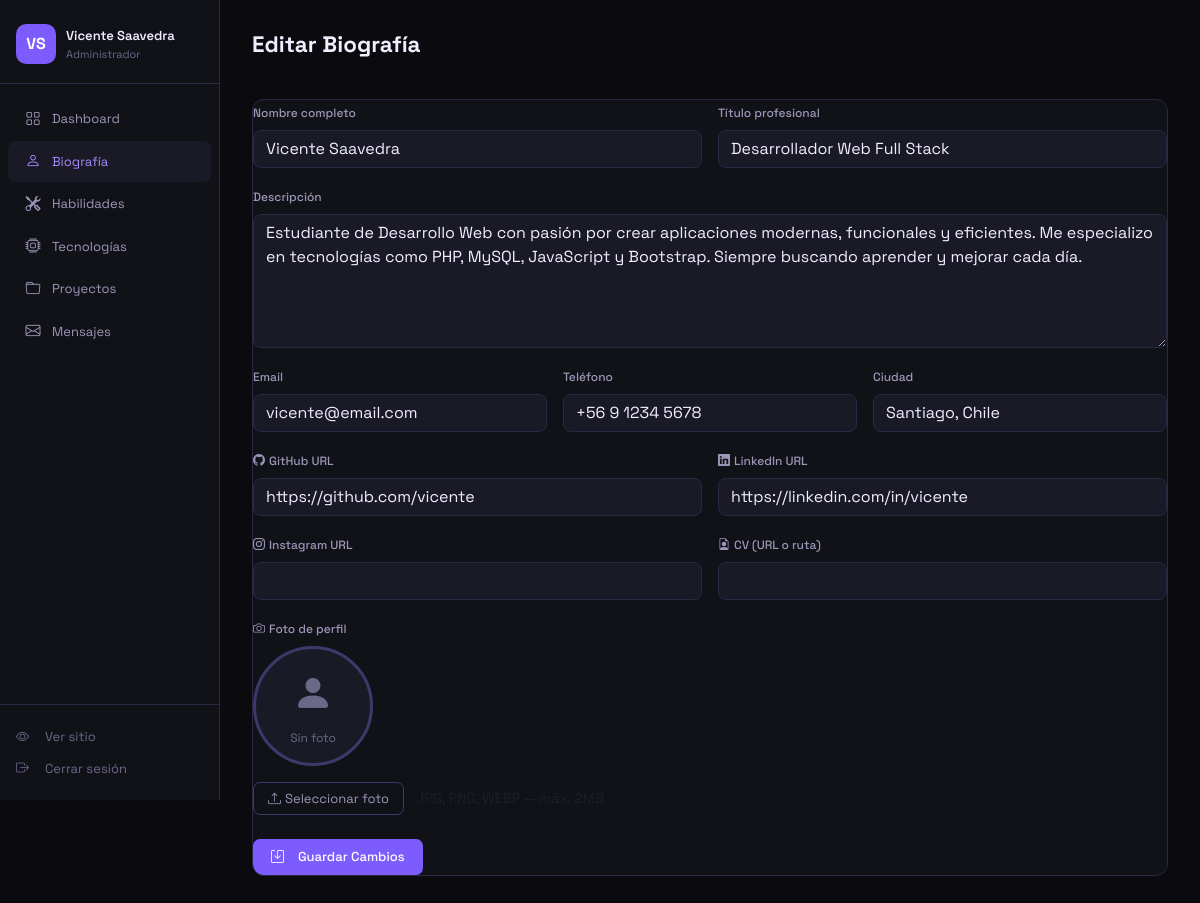
The app's page /admin/biografia.php (signed in) with its own data.
### tables this page shows
CREATE TABLE IF NOT EXISTS biografia (
    id          INT AUTO_INCREMENT PRIMARY KEY,
    nombre      VARCHAR(100)  NOT NULL,
    titulo      VARCHAR(150)  NOT NULL,
    descripcion TEXT          NOT NULL,
    foto        VARCHAR(255)  DEFAULT NULL,
    cv_url      VARCHAR(255)  DEFAULT NULL,
    github_url  VARCHAR(255)  DEFAULT NULL,
    linkedin_url VARCHAR(255) DEFAULT NULL,
    instagram_url VARCHAR(255) DEFAULT NULL,
    email       VARCHAR(150)  DEFAULT NULL,
    telefono    VARCHAR(30)   DEFAULT NULL,
    ciudad      VARCHAR(100)  DEFAULT NULL,
    actualizado_en TIMESTAMP DEFAULT CURRENT_TIMESTAMP ON UPDATE CURRENT_TIMESTAMP
);

### admin/biografia.php (the view, shortened to what this page needs)
<?php
$pdo = getDB();
$bio = $pdo->query('SELECT * FROM biografia LIMIT 1')->fetch();
?>
<!DOCTYPE html>
<html lang="es">
<head>
    <link rel="stylesheet" href="https://cdn.jsdelivr.net/npm/bootstrap@5.3.3/dist/css/bootstrap.min.css">
    <link rel="stylesheet" href="https://cdn.jsdelivr.net/npm/bootstrap-icons@1.11.3/font/bootstrap-icons.min.css">
    <link rel="stylesheet" href="../assets/css/admin.css">
</head>
<body>
<div class="dash-wrapper">
    <?php include 'sidebar.php'; ?>
    <main class="dash-main">
        <div class="dash-header"><h1 class="dash-title">Editar Biografía</h1></div>
        <div class="dash-card">
            <form method="POST" enctype="multipart/form-data">
                <div class="row g-3">
                    <div class="col-md-6">
                        <label class="form-label">Nombre completo</label>
                        <input type="text" name="nombre" class="form-control" value="<?= htmlspecialchars($bio['nombre'] ?? '') ?>">
                    </div>
                    <div class="col-md-6">
                        <label class="form-label">Título profesional</label>
                        <input type="text" name="titulo" class="form-control" value="<?= htmlspecialchars($bio['titulo'] ?? '') ?>">
                    </div>
                    <div class="col-12">
                        <label class="form-label">Descripción</label>
                        <textarea name="descripcion" class="form-control" rows="5"><?= htmlspecialchars($bio['descripcion'] ?? '') ?></textarea>
                    </div>
                    <div class="col-md-4">
                        <label class="form-label">Email</label>
                        <input type="email" name="email" class="form-control" value="<?= htmlspecialchars($bio['email'] ?? '') ?>">
                    </div>
                    <div class="col-md-4">
                        <label class="form-label">Teléfono</label>
                        <input type="text" name="telefono" class="form-control" value="<?= htmlspecialchars($bio['telefono'] ?? '') ?>">
                    </div>
                    <div class="col-md-4">
                        <label class="form-label">Ciudad</label>
                        <input type="text" name="ciudad" class="form-control" value="<?= htmlspecialchars($bio['ciudad'] ?? '') ?>">
                    </div>
                    <div class="col-md-6">
                        <label class="form-label"><i class="bi bi-github me-1"></i>GitHub URL</label>
                        <input type="url" name="github_url" class="form-control" value="<?= htmlspecialchars($bio['github_url'] ?? '') ?>">
                    </div>
                    <div class="col-md-6">
                        <label class="form-label"><i class="bi bi-linkedin me-1"></i>LinkedIn URL</label>
                        <input type="url" name="linkedin_url" class="form-control" value="<?= htmlspecialchars($bio['linkedin_url'] ?? '') ?>">
                    </div>
                    <div class="col-md-6">
                        <label class="form-label"><i class="bi bi-instagram me-1"></i>Instagram URL</label>
                        <input type="url" name="instagram_url" class="form-control" value="<?= htmlspecialchars($bio['instagram_url'] ?? '') ?>">
                    </div>
                    <div class="col-md-6">
                        <label class="form-label"><i class="bi bi-file-earmark-person me-1"></i>CV (URL o ruta)</label>
                        <input type="text" name="cv_url" class="form-control" value="<?= htmlspecialchars($bio['cv_url'] ?? '') ?>">
                    </div>
                </div>
                <div class="col-12 mt-3">
                        <label class="form-label"><i class="bi bi-camera me-1"></i>Foto de perfil</label>
                        <div class="foto-upload-area">
                            <?php if ($bio && $bio['foto']): ?>
                                <img src="../<?= htmlspecialchars($bio['foto']) ?>" class="foto-preview" id="fotoPreview" alt="Foto actual">
                            <?php else: ?>
                                <div class="foto-placeholder" id="fotoPlaceholder">
                                    <i class="bi bi-person-fill"></i>
                                    <span>Sin foto</span>
                                </div>
                            <?php endif; ?>
                            <div class="mt-2">
                                <label for="fotoInput" class="btn btn-outline-accent btn-sm" style="cursor:pointer">
                                    <i class="bi bi-upload me-1"></i>Seleccionar foto
                                </label>
                                <small class="text-muted ms-2">JPG, PNG, WEBP — máx. 2MB</small>
                            </div>
                        </div>
                    </div>
                <button type="submit" class="btn btn-accent mt-4"><i class="bi bi-save me-2"></i>Guardar Cambios</button>
            </form>
        </div>
    </main>
</div>
</body>
</html>

### assets/css/admin.css (style rules this page uses)
:root { --bg: #0a0a0f; --bg2: #111118; --bg3: #1a1a26; --accent: #7c5cfc; --text: #f0eeff; --text2: #9b97b8; --text3: #6b6888; --border: #2a2845; --sidebar-w: 220px; }
* { margin: 0; padding: 0; box-sizing: border-box; }
body { font-family: 'Space Grotesk', sans-serif; background: var(--bg); color: var(--text); min-height: 100vh; }
.dash-wrapper { display: flex; min-height: 100vh; }
.dash-main { margin-left: var(--sidebar-w); flex: 1; padding: 2rem; }
.dash-header { display: flex; align-items: center; justify-content: space-between; margin-bottom: 2rem; }
.dash-title { font-size: 1.4rem; font-weight: 700; }
.dash-card { background: var(--bg2); border: 1px solid var(--border); border-radius: 12px; overflow: hidden; margin-bottom: 1.5rem; }
.form-label { font-size: 12px; color: var(--text2); font-weight: 500; }
.form-control, .form-select { background: var(--bg3) !important; border: 1px solid var(--border) !important; color: var(--text) !important; border-radius: 8px; }
.form-control::placeholder { color: var(--text3) !important; }
.btn-accent { background: var(--accent); color: #fff; border: none; padding: 8px 18px; border-radius: 7px; font-size: 13px; font-weight: 500; cursor: pointer; font-family: inherit; display: inline-flex; align-items: center; gap: 6px; text-decoration: none; transition: background .2s; }

### admin/biografia.php (style rules this page uses)
.foto-upload-area { display:flex; flex-direction:column; align-items:flex-start; gap:8px; }
.foto-placeholder { width:120px; height:120px; border-radius:50%; background:#1a1a26; border:3px solid #3d3a6b; display:flex; flex-direction:column; align-items:center; justify-content:center; color:#6b6888; font-size:2.5rem; }
.foto-placeholder span { font-size:12px; margin-top:4px; }
.btn-outline-accent { background:transparent; color:#9b97b8; border:1px solid #3d3a6b; padding:6px 14px; border-radius:7px; font-size:13px; transition:all .2s; }

### records on screen
biografia: nombre "Vicente Saavedra", titulo "Desarrollador Web Full Stack", descripcion "Estudiante de Desarrollo Web con pasión por crear aplicaciones modernas, funcionales y eficientes. Me especializo en tecnologías como PHP, MySQL, JavaScript y Bootstrap. Siempre buscando aprender y mejorar cada día.", email "vicente@email.com", telefono "+56 9 1234 5678", ciudad "Santiago, Chile", github_url "https://github.com/vicente", linkedin_url "https://linkedin.com/in/vicente"

### other values on screen
$_SESSION['admin_name'] "Vicente Saavedra"
